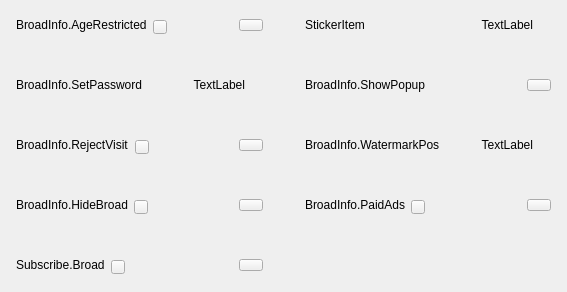
     <widget class="QWidget" name="page_BroadAttribute">
      <layout class="QVBoxLayout" name="verticalLayout_4">
       <property name="spacing">
        <number>0</number>
       </property>
       <property name="leftMargin">
        <number>0</number>
       </property>
       <property name="topMargin">
        <number>0</number>
       </property>
       <property name="rightMargin">
        <number>0</number>
       </property>
       <property name="bottomMargin">
        <number>0</number>
       </property>
       <item>
        <layout class="QGridLayout" name="gridLayout" rowstretch="1,1,1,1,0,0" columnstretch="1,1">
         <property name="rightMargin">
          <number>0</number>
         </property>
         <property name="bottomMargin">
          <number>0</number>
         </property>
         <property name="spacing">
          <number>10</number>
         </property>
         <item row="2" column="0">
          <widget class="QWidget" name="widget_RejectVisit" native="true">
           <property name="sizePolicy">
            <sizepolicy hsizetype="Expanding" vsizetype="Fixed">
             <horstretch>0</horstretch>
             <verstretch>0</verstretch>
            </sizepolicy>
           </property>
           <property name="minimumSize">
            <size>
             <width>0</width>
             <height>50</height>
            </size>
           </property>
           <property name="maximumSize">
            <size>
             <width>16777215</width>
             <height>50</height>
            </size>
           </property>
           <property name="widgetType" stdset="0">
            <string>settingBroadAttributeWidget</string>
           </property>
           <layout class="QHBoxLayout" name="horizontalLayout_12">
            <property name="spacing">
             <number>6</number>
            </property>
            <property name="leftMargin">
             <number>16</number>
            </property>
            <property name="topMargin">
             <number>15</number>
            </property>
            <property name="rightMargin">
             <number>16</number>
            </property>
            <property name="bottomMargin">
             <number>15</number>
            </property>
            <item>
             <widget class="AFQElidedSlideLabel" name="label_RejectVisit">
              <property name="text">
               <string>BroadInfo.RejectVisit</string>
              </property>
             </widget>
            </item>
            <item>
             <layout class="QVBoxLayout" name="verticalLayout_6">
              <property name="spacing">
               <number>0</number>
              </property>
              <property name="leftMargin">
               <number>0</number>
              </property>
              <property name="topMargin">
               <number>4</number>
              </property>
              <item>
               <widget class="AFQInfoTooltipButton" name="pushButton_RejectVisitTip">
                <property name="sizePolicy">
                 <sizepolicy hsizetype="Fixed" vsizetype="Fixed">
                  <horstretch>0</horstretch>
                  <verstretch>0</verstretch>
                 </sizepolicy>
                </property>
                <property name="minimumSize">
                 <size>
                  <width>14</width>
                  <height>14</height>
                 </size>
                </property>
                <property name="maximumSize">
                 <size>
                  <width>14</width>
                  <height>14</height>
                 </size>
                </property>
                <property name="text">
                 <string/>
                </property>
                <property name="buttonType" stdset="0">
                 <string>questionmarkButton</string>
                </property>
               </widget>
              </item>
             </layout>
            </item>
            <item>
             <spacer name="horizontalSpacer_11">
              <property name="orientation">
               <enum>Qt::Horizontal</enum>
              </property>
              <property name="sizeHint" stdset="0">
               <size>
                <width>40</width>
                <height>20</height>
               </size>
              </property>
             </spacer>
            </item>
            <item>
             <widget class="AFQToggleButton" name="pushButton_RejectVisit">
              <property name="minimumSize">
               <size>
                <width>24</width>
                <height>12</height>
               </size>
              </property>
              <property name="maximumSize">
               <size>
                <width>24</width>
                <height>12</height>
               </size>
              </property>
              <property name="text">
               <string/>
              </property>
             </widget>
            </item>
           </layout>
          </widget>
         </item>
         <item row="2" column="1">
          <widget class="AFQHoverWidget" name="widget_WatermarkPos" native="true">
           <property name="sizePolicy">
            <sizepolicy hsizetype="Expanding" vsizetype="Fixed">
             <horstretch>0</horstretch>
             <verstretch>0</verstretch>
            </sizepolicy>
           </property>
           <property name="minimumSize">
            <size>
             <width>0</width>
             <height>50</height>
            </size>
           </property>
           <property name="maximumSize">
            <size>
             <width>16777215</width>
             <height>50</height>
            </size>
           </property>
           <property name="widgetType" stdset="0">
            <string>settingHoverWidget</string>
           </property>
           <layout class="QHBoxLayout" name="horizontalLayout_18">
            <property name="spacing">
             <number>2</number>
            </property>
            <property name="leftMargin">
             <number>16</number>
            </property>
            <property name="topMargin">
             <number>15</number>
            </property>
            <property name="rightMargin">
             <number>16</number>
            </property>
            <property name="bottomMargin">
             <number>15</number>
            </property>
            <item>
             <widget class="AFQElidedSlideLabel" name="label_Watermark">
              <property name="text">
               <string>BroadInfo.WatermarkPos</string>
              </property>
             </widget>
            </item>
            <item>
             <layout class="QHBoxLayout" name="horizontalLayout_11">
              <property name="spacing">
               <number>2</number>
              </property>
              <item>
               <widget class="QLabel" name="label_WatermarkPos">
                <property name="sizePolicy">
                 <sizepolicy hsizetype="Expanding" vsizetype="Preferred">
                  <horstretch>0</horstretch>
                  <verstretch>0</verstretch>
                 </sizepolicy>
                </property>
                <property name="text">
                 <string>TextLabel</string>
                </property>
                <property name="alignment">
                 <set>Qt::AlignRight|Qt::AlignTrailing|Qt::AlignVCenter</set>
                </property>
               </widget>
              </item>
              <item>
               <widget class="QLabel" name="label_WatermarkPosArrow">
                <property name="sizePolicy">
                 <sizepolicy hsizetype="Fixed" vsizetype="Fixed">
                  <horstretch>0</horstretch>
                  <verstretch>0</verstretch>
                 </sizepolicy>
                </property>
                <property name="minimumSize">
                 <size>
                  <width>16</width>
                  <height>16</height>
                 </size>
                </property>
                <property name="maximumSize">
                 <size>
                  <width>16</width>
                  <height>16</height>
                 </size>
                </property>
                <property name="text">
                 <string/>
                </property>
                <property name="labelType" stdset="0">
                 <string>arrowRight</string>
                </property>
               </widget>
              </item>
             </layout>
            </item>
           </layout>
          </widget>
         </item>
         <item row="1" column="0">
          <widget class="AFQHoverWidget" name="widget_UsePassword" native="true">
           <property name="sizePolicy">
            <sizepolicy hsizetype="Expanding" vsizetype="Fixed">
             <horstretch>0</horstretch>
             <verstretch>0</verstretch>
            </sizepolicy>
           </property>
           <property name="minimumSize">
            <size>
             <width>0</width>
             <height>50</height>
            </size>
           </property>
           <property name="maximumSize">
            <size>
             <width>16777215</width>
             <height>50</height>
            </size>
           </property>
           <property name="widgetType" stdset="0">
            <string>settingBroadAttributeWidget</string>
           </property>
           <layout class="QHBoxLayout" name="horizontalLayout_14">
            <property name="spacing">
             <number>2</number>
            </property>
            <property name="leftMargin">
             <number>16</number>
            </property>
            <property name="topMargin">
             <number>15</number>
            </property>
            <property name="rightMargin">
             <number>16</number>
            </property>
            <property name="bottomMargin">
             <number>15</number>
            </property>
            <item>
             <widget class="AFQElidedSlideLabel" name="label_UsePassword">
              <property name="text">
               <string>BroadInfo.SetPassword</string>
              </property>
             </widget>
            </item>
            <item>
             <layout class="QHBoxLayout" name="horizontalLayout_24">
              <property name="spacing">
               <number>2</number>
              </property>
              <item>
               <widget class="QLabel" name="label_PasswordUsage">
                <property name="sizePolicy">
                 <sizepolicy hsizetype="Expanding" vsizetype="Preferred">
                  <horstretch>0</horstretch>
                  <verstretch>0</verstretch>
                 </sizepolicy>
                </property>
                <property name="text">
                 <string>TextLabel</string>
                </property>
                <property name="alignment">
                 <set>Qt::AlignRight|Qt::AlignTrailing|Qt::AlignVCenter</set>
                </property>
               </widget>
              </item>
              <item>
               <widget class="QLabel" name="label_PasswordArrow">
                <property name="sizePolicy">
                 <sizepolicy hsizetype="Fixed" vsizetype="Fixed">
                  <horstretch>0</horstretch>
                  <verstretch>0</verstretch>
                 </sizepolicy>
                </property>
                <property name="minimumSize">
                 <size>
                  <width>16</width>
                  <height>16</height>
                 </size>
                </property>
                <property name="maximumSize">
                 <size>
                  <width>16</width>
                  <height>16</height>
                 </size>
                </property>
                <property name="text">
                 <string/>
                </property>
                <property name="labelType" stdset="0">
                 <string>arrowRight</string>
                </property>
               </widget>
              </item>
             </layout>
            </item>
           </layout>
          </widget>
         </item>
         <item row="3" column="0">
          <widget class="QWidget" name="widget_HideStream" native="true">
           <property name="sizePolicy">
            <sizepolicy hsizetype="Expanding" vsizetype="Fixed">
             <horstretch>0</horstretch>
             <verstretch>0</verstretch>
            </sizepolicy>
           </property>
           <property name="minimumSize">
            <size>
             <width>0</width>
             <height>50</height>
            </size>
           </property>
           <property name="maximumSize">
            <size>
             <width>16777215</width>
             <height>50</height>
            </size>
           </property>
           <property name="widgetType" stdset="0">
            <string>settingBroadAttributeWidget</string>
           </property>
           <layout class="QHBoxLayout" name="horizontalLayout_16">
            <property name="spacing">
             <number>6</number>
            </property>
            <property name="leftMargin">
             <number>16</number>
            </property>
            <property name="topMargin">
             <number>15</number>
            </property>
            <property name="rightMargin">
             <number>16</number>
            </property>
            <property name="bottomMargin">
             <number>15</number>
            </property>
            <item>
             <widget class="AFQElidedSlideLabel" name="label_HideStream">
              <property name="text">
               <string>BroadInfo.HideBroad</string>
              </property>
             </widget>
            </item>
            <item>
             <layout class="QVBoxLayout" name="verticalLayout_7">
              <property name="spacing">
               <number>0</number>
              </property>
              <property name="leftMargin">
               <number>0</number>
              </property>
              <property name="topMargin">
               <number>4</number>
              </property>
              <item>
               <widget class="AFQInfoTooltipButton" name="pushButton_HideStreamTip">
                <property name="sizePolicy">
                 <sizepolicy hsizetype="Fixed" vsizetype="Fixed">
                  <horstretch>0</horstretch>
                  <verstretch>0</verstretch>
                 </sizepolicy>
                </property>
                <property name="minimumSize">
                 <size>
                  <width>14</width>
                  <height>14</height>
                 </size>
                </property>
                <property name="maximumSize">
                 <size>
                  <width>14</width>
                  <height>14</height>
                 </size>
                </property>
                <property name="text">
                 <string/>
                </property>
                <property name="buttonType" stdset="0">
                 <string>questionmarkButton</string>
                </property>
               </widget>
              </item>
             </layout>
            </item>
            <item>
             <spacer name="horizontalSpacer_13">
              <property name="orientation">
               <enum>Qt::Horizontal</enum>
              </property>
              <property name="sizeHint" stdset="0">
               <size>
                <width>105</width>
                <height>17</height>
               </size>
              </property>
             </spacer>
            </item>
            <item>
             <widget class="AFQToggleButton" name="pushButton_HideStream">
              <property name="minimumSize">
               <size>
                <width>24</width>
                <height>12</height>
               </size>
              </property>
              <property name="maximumSize">
               <size>
                <width>24</width>
                <height>12</height>
               </size>
              </property>
              <property name="text">
               <string/>
              </property>
             </widget>
            </item>
           </layout>
          </widget>
         </item>
         <item row="1" column="1">
          <widget class="QWidget" name="widget_TitleChangedPopup" native="true">
           <property name="sizePolicy">
            <sizepolicy hsizetype="Expanding" vsizetype="Fixed">
             <horstretch>0</horstretch>
             <verstretch>0</verstretch>
            </sizepolicy>
           </property>
           <property name="minimumSize">
            <size>
             <width>0</width>
             <height>50</height>
            </size>
           </property>
           <property name="maximumSize">
            <size>
             <width>16777215</width>
             <height>50</height>
            </size>
           </property>
           <property name="widgetType" stdset="0">
            <string>settingBroadAttributeWidget</string>
           </property>
           <layout class="QHBoxLayout" name="horizontalLayout_15">
            <property name="spacing">
             <number>10</number>
            </property>
            <property name="leftMargin">
             <number>16</number>
            </property>
            <property name="topMargin">
             <number>15</number>
            </property>
            <property name="rightMargin">
             <number>16</number>
            </property>
            <property name="bottomMargin">
             <number>15</number>
            </property>
            <item>
             <widget class="AFQElidedSlideLabel" name="label_TitleChangedPopup">
              <property name="text">
               <string>BroadInfo.ShowPopup</string>
              </property>
             </widget>
            </item>
            <item>
             <spacer name="horizontalSpacer_14">
              <property name="orientation">
               <enum>Qt::Horizontal</enum>
              </property>
              <property name="sizeHint" stdset="0">
               <size>
                <width>25</width>
                <height>17</height>
               </size>
              </property>
             </spacer>
            </item>
            <item>
             <widget class="AFQToggleButton" name="pushButton_TitleChangedPopup">
              <property name="minimumSize">
               <size>
                <width>24</width>
                <height>12</height>
               </size>
              </property>
              <property name="maximumSize">
               <size>
                <width>24</width>
                <height>12</height>
               </size>
              </property>
              <property name="text">
               <string/>
              </property>
             </widget>
            </item>
           </layout>
          </widget>
         </item>
         <item row="0" column="0">
          <widget class="QWidget" name="widget_AgeRestricted" native="true">
           <property name="sizePolicy">
            <sizepolicy hsizetype="Expanding" vsizetype="Fixed">
             <horstretch>0</horstretch>
             <verstretch>0</verstretch>
            </sizepolicy>
           </property>
           <property name="minimumSize">
            <size>
             <width>0</width>
             <height>50</height>
            </size>
           </property>
           <property name="maximumSize">
            <size>
             <width>16777215</width>
             <height>50</height>
            </size>
           </property>
           <property name="widgetType" stdset="0">
            <string>settingBroadAttributeWidget</string>
           </property>
           <layout class="QHBoxLayout" name="horizontalLayout_9" stretch="0,0,0,0">
            <property name="spacing">
             <number>6</number>
            </property>
            <property name="leftMargin">
             <number>16</number>
            </property>
            <property name="topMargin">
             <number>15</number>
            </property>
            <property name="rightMargin">
             <number>16</number>
            </property>
            <property name="bottomMargin">
             <number>15</number>
            </property>
            <item>
             <widget class="AFQElidedSlideLabel" name="label_AgeRestricted">
              <property name="text">
               <string>BroadInfo.AgeRestricted</string>
              </property>
             </widget>
            </item>
            <item>
             <layout class="QVBoxLayout" name="verticalLayout_5">
              <property name="spacing">
               <number>0</number>
              </property>
              <property name="leftMargin">
               <number>0</number>
              </property>
              <property name="topMargin">
               <number>4</number>
              </property>
              <item>
               <widget class="AFQInfoTooltipButton" name="pushButton_AgeRestrictedTip">
                <property name="sizePolicy">
                 <sizepolicy hsizetype="Fixed" vsizetype="Fixed">
                  <horstretch>0</horstretch>
                  <verstretch>0</verstretch>
                 </sizepolicy>
                </property>
                <property name="minimumSize">
                 <size>
                  <width>14</width>
                  <height>14</height>
                 </size>
                </property>
                <property name="maximumSize">
                 <size>
                  <width>14</width>
                  <height>14</height>
                 </size>
                </property>
                <property name="text">
                 <string/>
                </property>
                <property name="buttonType" stdset="0">
                 <string>questionmarkButton</string>
                </property>
               </widget>
              </item>
             </layout>
            </item>
            <item>
             <spacer name="horizontalSpacer_8">
              <property name="orientation">
               <enum>Qt::Horizontal</enum>
              </property>
              <property name="sizeHint" stdset="0">
               <size>
                <width>105</width>
                <height>13</height>
               </size>
              </property>
             </spacer>
            </item>
            <item>
             <widget class="AFQToggleButton" name="pushButton_AgeRestricted">
              <property name="minimumSize">
               <size>
                <width>24</width>
                <height>12</height>
               </size>
              </property>
              <property name="maximumSize">
               <size>
                <width>24</width>
                <height>12</height>
               </size>
              </property>
              <property name="text">
               <string/>
              </property>
             </widget>
            </item>
           </layout>
          </widget>
         </item>
         <item row="0" column="1">
          <widget class="AFQHoverWidget" name="widget_StickerItem" native="true">
           <property name="sizePolicy">
            <sizepolicy hsizetype="Expanding" vsizetype="Fixed">
             <horstretch>0</horstretch>
             <verstretch>0</verstretch>
            </sizepolicy>
           </property>
           <property name="minimumSize">
            <size>
             <width>0</width>
             <height>50</height>
            </size>
           </property>
           <property name="maximumSize">
            <size>
             <width>16777215</width>
             <height>50</height>
            </size>
           </property>
           <property name="widgetType" stdset="0">
            <string>settingHoverWidget</string>
           </property>
           <layout class="QHBoxLayout" name="horizontalLayout_13">
            <property name="spacing">
             <number>2</number>
            </property>
            <property name="leftMargin">
             <number>16</number>
            </property>
            <property name="topMargin">
             <number>15</number>
            </property>
            <property name="rightMargin">
             <number>16</number>
            </property>
            <property name="bottomMargin">
             <number>15</number>
            </property>
            <item>
             <widget class="AFQElidedSlideLabel" name="label_StickerItem">
              <property name="text">
               <string>StickerItem</string>
              </property>
             </widget>
            </item>
            <item>
             <layout class="QHBoxLayout" name="horizontalLayout_21">
              <property name="spacing">
               <number>2</number>
              </property>
              <item>
               <widget class="QLabel" name="label_StickerItemUsage">
                <property name="sizePolicy">
                 <sizepolicy hsizetype="Expanding" vsizetype="Preferred">
                  <horstretch>0</horstretch>
                  <verstretch>0</verstretch>
                 </sizepolicy>
                </property>
                <property name="text">
                 <string>TextLabel</string>
                </property>
                <property name="alignment">
                 <set>Qt::AlignRight|Qt::AlignTrailing|Qt::AlignVCenter</set>
                </property>
               </widget>
              </item>
              <item>
               <widget class="QLabel" name="label_StickerItemArrow">
                <property name="sizePolicy">
                 <sizepolicy hsizetype="Fixed" vsizetype="Fixed">
                  <horstretch>0</horstretch>
                  <verstretch>0</verstretch>
                 </sizepolicy>
                </property>
                <property name="minimumSize">
                 <size>
                  <width>16</width>
                  <height>16</height>
                 </size>
                </property>
                <property name="maximumSize">
                 <size>
                  <width>16</width>
                  <height>16</height>
                 </size>
                </property>
                <property name="text">
                 <string/>
                </property>
                <property name="labelType" stdset="0">
                 <string>arrowRight</string>
                </property>
               </widget>
              </item>
             </layout>
            </item>
           </layout>
          </widget>
         </item>
         <item row="5" column="0">
          <widget class="QWidget" name="widget_SubscribeBroad" native="true">
           <property name="minimumSize">
            <size>
             <width>0</width>
             <height>50</height>
            </size>
           </property>
           <property name="maximumSize">
            <size>
             <width>16777215</width>
             <height>50</height>
            </size>
           </property>
           <property name="widgetType" stdset="0">
            <string>settingBroadAttributeWidget</string>
           </property>
           <layout class="QHBoxLayout" name="horizontalLayout_8">
            <property name="leftMargin">
             <number>16</number>
            </property>
            <property name="topMargin">
             <number>15</number>
            </property>
            <property name="rightMargin">
             <number>16</number>
            </property>
            <property name="bottomMargin">
             <number>15</number>
            </property>
            <item>
             <widget class="AFQElidedSlideLabel" name="label_SubscribeBroad">
              <property name="text">
               <string>Subscribe.Broad</string>
              </property>
             </widget>
            </item>
            <item>
             <layout class="QVBoxLayout" name="verticalLayout_9">
              <property name="spacing">
               <number>0</number>
              </property>
              <property name="leftMargin">
               <number>0</number>
              </property>
              <property name="topMargin">
               <number>4</number>
              </property>
              <item>
               <widget class="AFQInfoTooltipButton" name="pushButton_SubscribeBroadTip">
                <property name="sizePolicy">
                 <sizepolicy hsizetype="Fixed" vsizetype="Fixed">
                  <horstretch>0</horstretch>
                  <verstretch>0</verstretch>
                 </sizepolicy>
                </property>
                <property name="minimumSize">
                 <size>
                  <width>14</width>
                  <height>14</height>
                 </size>
                </property>
                <property name="maximumSize">
                 <size>
                  <width>14</width>
                  <height>14</height>
                 </size>
                </property>
                <property name="text">
                 <string/>
                </property>
                <property name="buttonType" stdset="0">
                 <string>questionmarkButton</string>
                </property>
               </widget>
              </item>
             </layout>
            </item>
            <item>
             <spacer name="horizontalSpacer_16">
              <property name="orientation">
               <enum>Qt::Horizontal</enum>
              </property>
              <property name="sizeHint" stdset="0">
               <size>
                <width>69</width>
                <height>17</height>
               </size>
              </property>
             </spacer>
            </item>
            <item>
             <widget class="AFQToggleButton" name="pushButton_SubscribeBroad">
              <property name="minimumSize">
               <size>
                <width>24</width>
                <height>12</height>
               </size>
              </property>
              <property name="maximumSize">
               <size>
                <width>24</width>
                <height>12</height>
               </size>
              </property>
              <property name="text">
               <string/>
              </property>
             </widget>
            </item>
           </layout>
          </widget>
         </item>
         <item row="3" column="1">
          <widget class="QWidget" name="widget_PaidAds" native="true">
           <property name="sizePolicy">
            <sizepolicy hsizetype="Expanding" vsizetype="Fixed">
             <horstretch>0</horstretch>
             <verstretch>0</verstretch>
            </sizepolicy>
           </property>
           <property name="minimumSize">
            <size>
             <width>0</width>
             <height>50</height>
            </size>
           </property>
           <property name="maximumSize">
            <size>
             <width>16777215</width>
             <height>50</height>
            </size>
           </property>
           <property name="widgetType" stdset="0">
            <string>settingBroadAttributeWidget</string>
           </property>
           <layout class="QHBoxLayout" name="horizontalLayout_17">
            <property name="spacing">
             <number>6</number>
            </property>
            <property name="leftMargin">
             <number>16</number>
            </property>
            <property name="topMargin">
             <number>15</number>
            </property>
            <property name="rightMargin">
             <number>16</number>
            </property>
            <property name="bottomMargin">
             <number>15</number>
            </property>
            <item>
             <widget class="AFQElidedSlideLabel" name="label_PaidAds">
              <property name="text">
               <string>BroadInfo.PaidAds</string>
              </property>
             </widget>
            </item>
            <item>
             <layout class="QVBoxLayout" name="verticalLayout_8">
              <property name="spacing">
               <number>0</number>
              </property>
              <property name="leftMargin">
               <number>0</number>
              </property>
              <property name="topMargin">
               <number>4</number>
              </property>
              <item>
               <widget class="AFQInfoTooltipButton" name="pushButton_PaidAdsTip">
                <property name="sizePolicy">
                 <sizepolicy hsizetype="Fixed" vsizetype="Fixed">
                  <horstretch>0</horstretch>
                  <verstretch>0</verstretch>
                 </sizepolicy>
                </property>
                <property name="minimumSize">
                 <size>
                  <width>14</width>
                  <height>14</height>
                 </size>
                </property>
                <property name="maximumSize">
                 <size>
                  <width>14</width>
                  <height>14</height>
                 </size>
                </property>
                <property name="text">
                 <string/>
                </property>
                <property name="buttonType" stdset="0">
                 <string>questionmarkButton</string>
                </property>
               </widget>
              </item>
             </layout>
            </item>
            <item>
             <spacer name="horizontalSpacer_15">
              <property name="orientation">
               <enum>Qt::Horizontal</enum>
              </property>
              <property name="sizeHint" stdset="0">
               <size>
                <width>17</width>
                <height>17</height>
               </size>
              </property>
             </spacer>
            </item>
            <item>
             <widget class="AFQToggleButton" name="pushButton_PaidAds">
              <property name="minimumSize">
               <size>
                <width>24</width>
                <height>12</height>
               </size>
              </property>
              <property name="maximumSize">
               <size>
                <width>24</width>
                <height>12</height>
               </size>
              </property>
              <property name="text">
               <string/>
              </property>
             </widget>
            </item>
           </layout>
          </widget>
         </item>
        </layout>
       </item>
       <item>
        <spacer name="verticalSpacer_3">
         <property name="orientation">
          <enum>Qt::Vertical</enum>
         </property>
         <property name="sizeHint" stdset="0">
          <size>
           <width>20</width>
           <height>2</height>
          </size>
         </property>
        </spacer>
       </item>
      </layout>
     </widget>
